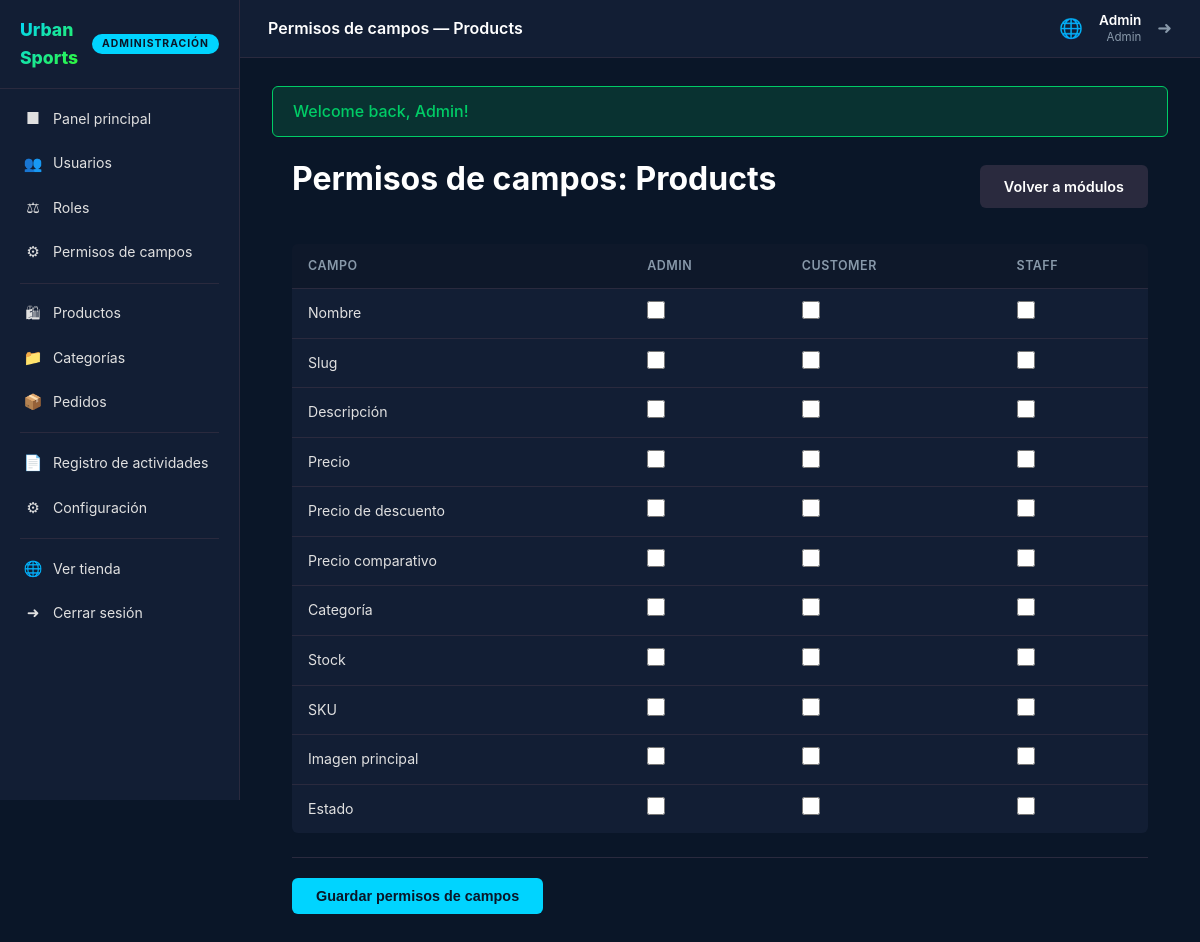
/admin/fields/products (signed in), run on the app's committed database.
### tables this page shows
CREATE TABLE roles (
    id          INT UNSIGNED AUTO_INCREMENT PRIMARY KEY,
    name        VARCHAR(100)   NOT NULL,
    slug        VARCHAR(100)   NOT NULL UNIQUE,
    description TEXT           NULL DEFAULT NULL,
    created_at  TIMESTAMP      NOT NULL DEFAULT CURRENT_TIMESTAMP,
    updated_at  TIMESTAMP      NOT NULL DEFAULT CURRENT_TIMESTAMP ON UPDATE CURRENT_TIMESTAMP
);

### app/Controllers/Admin/FieldController.php (called while the page is built, shortened)
<?php
class FieldController extends Controller
{
    public function edit(string $module): void
    {
        $roles = Permission::getAllRoles();
        $fields = Permission::getModuleFields($module);
        $fieldPermissions = [];
        foreach ($roles as $role) {
            $fieldPermissions[$role['id']] = Permission::getFieldPermissions((int) $role['id'], $module);
        }
        $this->view('admin/fields/edit', [
            'module' => $module,
            'roles' => $roles,
            'fields' => $fields,
            'fieldPermissions' => $fieldPermissions,
            'title' => 'Permisos de campos — ' . ucfirst($module),
        ], 'admin');
    }
}

### public/index.php (called while the page is built, shortened)
<?php
require_once __DIR__ . '/../config/env.php';
require_once __DIR__ . '/../config/database.php';
require_once __DIR__ . '/../app/Helpers/functions.php';
$router = new Router();
$router->dispatch($_SERVER['REQUEST_METHOD'], $_SERVER['REQUEST_URI'] ?? '/');

### app/Helpers/functions.php (called while the page is built, shortened)
<?php
function escape(string $value): string
{
    return htmlspecialchars($value, ENT_QUOTES, 'UTF-8');
}
function asset(string $path): string
{
    return APP_URL . '/' . ltrim($path, '/');
}
function url(string $path = ''): string
{
    return APP_URL . '/' . ltrim($path, '/');
}

### app/Core/Database.php (called while the page is built, shortened)
<?php
class Database
{
    private static ?Database $instance = null;
    private PDO $pdo;
    private function __construct()
    {
        $dsn = sprintf(
            'mysql:host=%s;port=%s;dbname=%s;charset=%s',
            DB_HOST,
            DB_PORT,
            DB_NAME,
            DB_CHARSET
        );
        try {
            $this->pdo = new PDO($dsn, DB_USER, DB_PASS, [
                PDO::ATTR_ERRMODE => PDO::ERRMODE_EXCEPTION,
                PDO::ATTR_DEFAULT_FETCH_MODE => PDO::FETCH_ASSOC,
                PDO::ATTR_EMULATE_PREPARES => false,
            ]);
        } catch (PDOException $e) {
            throw new \RuntimeException('Database connection failed: ' . $e->getMessage(), 0, $e);
        }
    }
    public static function getInstance(): self
    {
        if (self::$instance === null) {
            self::$instance = new self();
        }
        return self::$instance;
    }
    public function query(string $sql, array $params = []): \PDOStatement
    {
        $stmt = $this->pdo->prepare($sql);
        $stmt->execute($params);
        return $stmt;
    }
    public function fetchAll(string $sql, array $params = []): array
    {
        return $this->query($sql, $params)->fetchAll();
    }
}

### app/Helpers/Permission.php (called while the page is built, shortened)
<?php
class Permission
{
    public static function getAllRoles(): array
    {
        $db = Database::getInstance();
        return $db->fetchAll('SELECT id, name, slug FROM roles ORDER BY name');
    }
    public static function getModuleFields(string $module): array
    {
        $fields = [
            'products' => [
                'name' => 'Nombre',
                'slug' => 'Slug',
                'description' => 'Descripción',
                'price' => 'Precio',
                'discount_price' => 'Precio de descuento',
                'compare_price' => 'Precio comparativo',
                'category_id' => 'Categoría',
                'stock' => 'Stock',
                'sku' => 'SKU',
                'main_image' => 'Imagen principal',
                'status' => 'Estado',
            ],
            'categories' => [
                'name' => 'Nombre',
                'slug' => 'Slug',
                'description' => 'Descripción',
                'parent_id' => 'Categoría padre',
                'status' => 'Estado',
            ],
            'users' => [
                'name' => 'Nombre',
                'email' => 'Correo electrónico',
                'password' => 'Contraseña',
                'role_id' => 'Rol',
                'access_granted' => 'Acceso concedido',
                'status' => 'Estado',
            ],
        ];
        return $fields[$module] ?? [];
    }
}

### app/Core/Session.php (called while the page is built, shortened)
<?php
class Session
{
    public static function get(string $key, mixed $default = null): mixed
    {
        return $_SESSION[$key] ?? $default;
    }
}

### app/Core/Auth.php (called while the page is built, shortened)
<?php
class Auth
{
    public static function user(): ?array
    {
        return Session::get('user');
    }
}

### app/Views/admin/fields/edit.php (the view, shortened to what this page needs)
<div class="container">
    <div class="page-header">
        <h1>Permisos de campos: <?= escape(ucfirst($module)) ?></h1>
        <a href="<?= url('admin/fields') ?>" class="btn btn-secondary">Volver a módulos</a>
    </div>
    <form action="<?= url('admin/fields/update') ?>" method="post">
        <table class="table">
            <thead>
                <tr>
                    <th>Campo</th>
                    <?php foreach ($roles as $role): ?>
                        <th class="role-col"><?= escape($role['name']) ?></th>
                    <?php endforeach; ?>
                </tr>
            </thead>
            <tbody>
                <?php foreach ($fields as $fieldName => $fieldLabel): ?>
                    <tr>
                        <td><?= escape($fieldLabel) ?></td>
                        <?php foreach ($roles as $role): ?>
                            <?php $checked = !empty($fieldPermissions[$role['id']][$fieldName]); ?>
                            <td class="role-col">
                                <input type="checkbox"
                                       name="permissions[<?= $role['id'] ?>][<?= escape($fieldName) ?>]"
                                       value="1" <?= $checked ? 'checked' : '' ?>>
                            </td>
                        <?php endforeach; ?>
                    </tr>
                <?php endforeach; ?>
            </tbody>
        </table>
        <div class="form-actions">
            <button type="submit" class="btn btn-primary">Guardar permisos de campos</button>
        </div>
    </form>
</div>

### app/Core/Router.php (shortened to what this page needs)
<?php
class Router
{
    private array $routes = [];
    private function addRoute(string $method, string $uri, array $action, array $middleware): void
    {
        $pattern = preg_replace('/\{(\w+)\}/', '(?P<$1>[^/]+)', $uri);
        $pattern = '#^' . $pattern . '$#';
        $this->routes[] = [
            'method' => $method,
            'pattern' => $pattern,
            'action' => $action,
            'middleware' => $middleware,
        ];
    }
    public function dispatch(string $method, string $queryString): void
    {
        $uri = $this->parseUri($queryString);
        foreach ($this->routes as $route) {
            if ($route['method'] !== $method) {
                continue;
            }
            if (preg_match($route['pattern'], $uri, $matches)) {
                $params = array_filter($matches, 'is_string', ARRAY_FILTER_USE_KEY);
                [$controllerClass, $methodName] = $route['action'];
                $controller = new $controllerClass();
                $controller->$methodName(...$params);
                return;
            }
        }
    }
    private function parseUri(string $uri): string
    {
        $path = parse_url($uri, PHP_URL_PATH);
        return $path;
    }
}

### app/Views/layouts/admin.php (shortened to what this page needs)
<!DOCTYPE html>
<html lang="en">
<head>
    <link rel="stylesheet" href="<?= asset('assets/css/app.css') ?>">
</head>
<body>
    <div class="admin-layout">
        <?php require __DIR__ . '/../partials/sidebar.php' ?>
        <div class="admin-wrapper">
            <?php $currentUser = \App\Core\Auth::user(); ?>
            <header class="admin-topbar">
                <div class="topbar-title"><?= isset($title) ? escape($title) : 'Panel principal' ?></div>
                <div class="topbar-right">
                    <a href="<?= url() ?>" target="_blank" class="topbar-link" title="Ver tienda">&#127760;</a>
                    <div class="topbar-user">
                        <span class="topbar-user-name"><?= escape($currentUser['name'] ?? 'Usuario') ?></span>
                        <span class="topbar-user-role"><?= escape(ucfirst($currentUser['role_name'] ?? '')) ?></span>
                    </div>
                    <a href="<?= url('logout') ?>" class="topbar-logout" title="Cerrar sesión">&#10140;</a>
                </div>
            </header>
            <main class="admin-main">
                <?php require __DIR__ . '/../partials/alerts.php' ?>
                <?= $content ?>
            </main>
        </div>
    </div>
</body>
</html>

### public/assets/css/app.css (style rules this page uses)
:root { --navy: #0a1628; --navy-light: #121e34; --gray: #2a2a3e; --gray-light: #3a3a4e; --cyan: #00d4ff; --orange: #ff6b00; --lime: #39ff14; --white: #ffffff; --text: #e0e0e0; --text-muted: #8899aa; --danger: #ff4444; --success: #00cc66; --radius: 6px; }
* { margin: 0; padding: 0; box-sizing: border-box; }
body { font-family: -apple-system, BlinkMacSystemFont, 'Segoe UI', Roboto, sans-serif; background: var(--navy); color: var(--text); line-height: 1.6; min-height: 100vh; }
a { color: var(--cyan); text-decoration: none; }
h1, h2, h3 { color: var(--white); }
.container { max-width: 1100px; margin: 0 auto; padding: 0 20px; }
.btn { display: inline-block; padding: 10px 24px; border-radius: var(--radius); font-weight: 600; font-size: 0.9rem; border: none; cursor: pointer; transition: all 0.2s; text-align: center; }
.btn-primary { background: var(--cyan); color: var(--navy); }
.btn-secondary { background: var(--gray); color: var(--white); }
.page-header { display: flex; align-items: center; justify-content: space-between; margin-bottom: 24px; }
.page-header h1 { margin-bottom: 0; }
.form-actions { display: flex; gap: 12px; margin-top: 24px; padding-top: 20px; border-top: 1px solid var(--gray); }
.role-col { text-align: center; vertical-align: middle; }
.role-col input[type="checkbox"] { accent-color: var(--cyan); width: 18px; height: 18px; cursor: pointer; }
.admin-layout { display: flex; min-height: 100vh; }
.admin-wrapper { margin-left: 240px; flex: 1; display: flex; flex-direction: column; min-height: 100vh; }
.admin-topbar { display: flex; align-items: center; gap: 16px; padding: 12px 28px; background: var(--navy-light); border-bottom: 1px solid var(--gray); position: sticky; top: 0; z-index: 100; }
.topbar-title { font-weight: 600; color: var(--white); font-size: 1rem; flex: 1; }
.topbar-right { display: flex; align-items: center; gap: 16px; }
.topbar-link { font-size: 1.2rem; color: var(--text-muted) !important; transition: color 0.2s; }
.topbar-user { display: flex; flex-direction: column; text-align: right; line-height: 1.3; }
.topbar-user-name { font-size: 0.85rem; color: var(--white); font-weight: 600; }
.topbar-user-role { font-size: 0.72rem; color: var(--text-muted); }
.topbar-logout { font-size: 1.1rem; color: var(--text-muted) !important; transition: color 0.2s; }
.admin-main { flex: 1; padding: 28px 32px; }
.admin-main h1 { margin-bottom: 16px; }
.table { width: 100%; border-collapse: collapse; background: var(--navy-light); border-radius: var(--radius); overflow: hidden; }
.table th, .table td { padding: 12px 16px; text-align: left; border-bottom: 1px solid var(--gray); font-size: 0.88rem; }
.table th { background: rgba(0, 0, 0, 0.2); color: var(--text-muted); font-weight: 600; text-transform: uppercase; letter-spacing: 0.5px; font-size: 0.78rem; }
.table tr:last-child td { border-bottom: none; }

### data on the page
roles: name "Admin", name "ADMIN"
roles: name "CUSTOMER"
roles: name "STAFF"

### other printed values
$fieldLabel "Nombre"
$fieldLabel "Slug"
$fieldLabel "Descripción"
$fieldLabel "Precio"
$fieldLabel "Precio de descuento"
$fieldLabel "Precio comparativo"
$fieldLabel "Categoría"
$fieldLabel "Stock"
$fieldLabel "SKU"
$fieldLabel "Imagen principal"
$fieldLabel "Estado"
